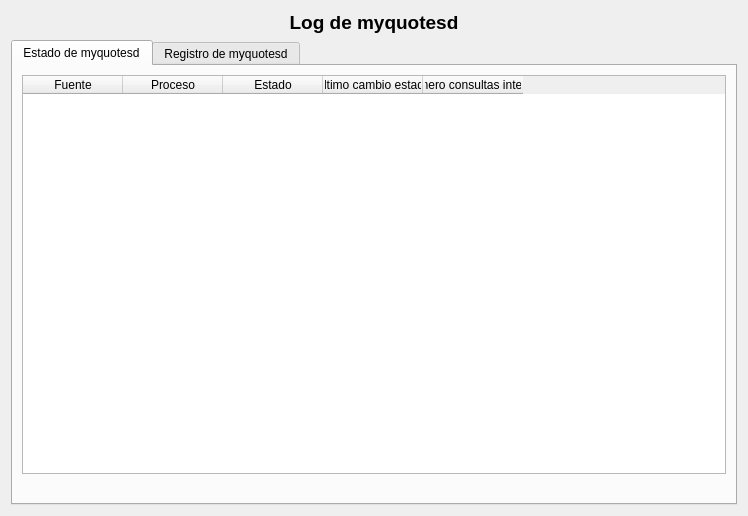
<?xml version="1.0" encoding="UTF-8"?>
<ui version="4.0">
 <class>wdgLog</class>
 <widget class="QWidget" name="wdgLog">
  <property name="geometry">
   <rect>
    <x>0</x>
    <y>0</y>
    <width>748</width>
    <height>516</height>
   </rect>
  </property>
  <property name="windowTitle">
   <string>Form</string>
  </property>
  <layout class="QHBoxLayout" name="horizontalLayout_2">
   <item>
    <layout class="QVBoxLayout" name="verticalLayout">
     <item>
      <widget class="QLabel" name="lbl">
       <property name="font">
        <font>
         <pointsize>14</pointsize>
         <weight>75</weight>
         <bold>true</bold>
        </font>
       </property>
       <property name="text">
        <string>Log de myquotesd</string>
       </property>
       <property name="alignment">
        <set>Qt::AlignCenter</set>
       </property>
      </widget>
     </item>
     <item>
      <widget class="QTabWidget" name="tabWidget">
       <property name="currentIndex">
        <number>0</number>
       </property>
       <widget class="QWidget" name="tabEstado">
        <attribute name="title">
         <string>Estado de myquotesd</string>
        </attribute>
        <layout class="QVBoxLayout" name="verticalLayout_3">
         <item>
          <widget class="myQTableWidget" name="table">
           <property name="editTriggers">
            <set>QAbstractItemView::NoEditTriggers</set>
           </property>
           <property name="alternatingRowColors">
            <bool>true</bool>
           </property>
           <attribute name="verticalHeaderVisible">
            <bool>false</bool>
           </attribute>
           <column>
            <property name="text">
             <string>Fuente</string>
            </property>
           </column>
           <column>
            <property name="text">
             <string>Proceso</string>
            </property>
           </column>
           <column>
            <property name="text">
             <string>Estado</string>
            </property>
           </column>
           <column>
            <property name="text">
             <string>Último cambio estado</string>
            </property>
           </column>
           <column>
            <property name="text">
             <string>Número consultas internet</string>
            </property>
           </column>
          </widget>
         </item>
         <item>
          <widget class="QLabel" name="lblLastUpdateStatus">
           <property name="layoutDirection">
            <enum>Qt::LeftToRight</enum>
           </property>
           <property name="styleSheet">
            <string notr="true">color: rgb(0, 128, 0);</string>
           </property>
           <property name="alignment">
            <set>Qt::AlignRight|Qt::AlignTrailing|Qt::AlignVCenter</set>
           </property>
          </widget>
         </item>
        </layout>
       </widget>
       <widget class="QWidget" name="tabRegistro">
        <attribute name="title">
         <string>Registro de myquotesd</string>
        </attribute>
        <layout class="QHBoxLayout" name="horizontalLayout_4">
         <item>
          <layout class="QVBoxLayout" name="verticalLayout_2">
           <item>
            <layout class="QHBoxLayout" name="horizontalLayout">
             <item>
              <spacer name="horizontalSpacer">
               <property name="orientation">
                <enum>Qt::Horizontal</enum>
               </property>
               <property name="sizeHint" stdset="0">
                <size>
                 <width>40</width>
                 <height>20</height>
                </size>
               </property>
              </spacer>
             </item>
             <item>
              <widget class="QLabel" name="label">
               <property name="text">
                <string>Introduzca un texto para realizar un filtro</string>
               </property>
              </widget>
             </item>
             <item>
              <widget class="QLineEdit" name="txt"/>
             </item>
             <item>
              <widget class="QPushButton" name="cmd">
               <property name="text">
                <string/>
               </property>
               <property name="icon">
                <iconset>
                 <normaloff>:/images/document-preview.png</normaloff>:/images/document-preview.png</iconset>
               </property>
              </widget>
             </item>
            </layout>
           </item>
           <item>
            <widget class="QListWidget" name="lst"/>
           </item>
           <item>
            <widget class="QLabel" name="lblFound">
             <property name="text">
              <string>Registros encontrados</string>
             </property>
            </widget>
           </item>
           <item>
            <widget class="QLabel" name="lblLastUpdateLog">
             <property name="layoutDirection">
              <enum>Qt::LeftToRight</enum>
             </property>
             <property name="styleSheet">
              <string notr="true">color: rgb(0, 128, 0);</string>
             </property>
             <property name="alignment">
              <set>Qt::AlignRight|Qt::AlignTrailing|Qt::AlignVCenter</set>
             </property>
            </widget>
           </item>
          </layout>
         </item>
        </layout>
       </widget>
      </widget>
     </item>
    </layout>
   </item>
  </layout>
 </widget>
 <customwidgets>
  <customwidget>
   <class>myQTableWidget</class>
   <extends>QTableWidget</extends>
   <header location="global">myqtablewidget.h</header>
  </customwidget>
 </customwidgets>
 <tabstops>
  <tabstop>txt</tabstop>
  <tabstop>cmd</tabstop>
 </tabstops>
 <resources>
  <include location="../images/xulpymoney.qrc"/>
 </resources>
 <connections/>
</ui>
